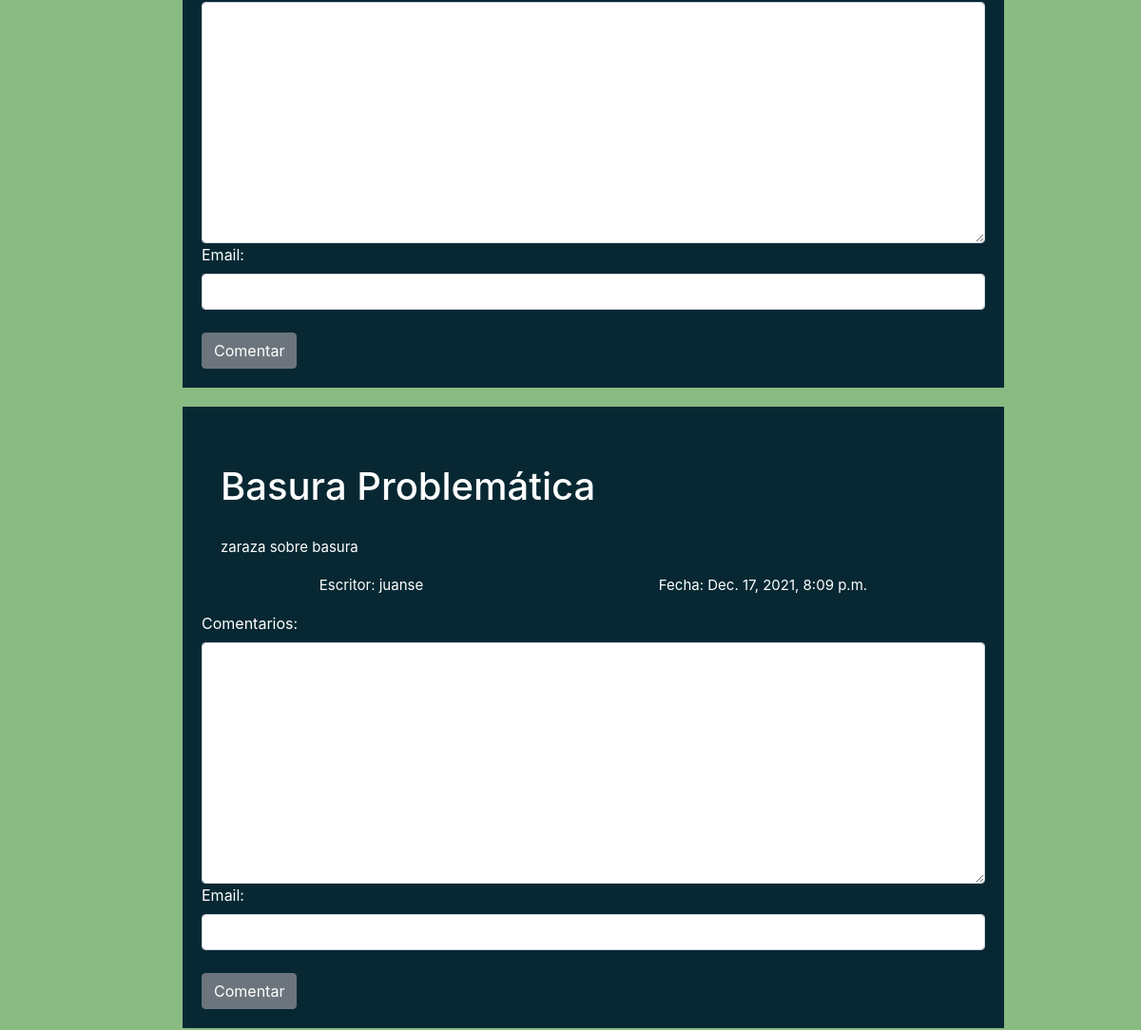
The app's page / (middle part), older data.
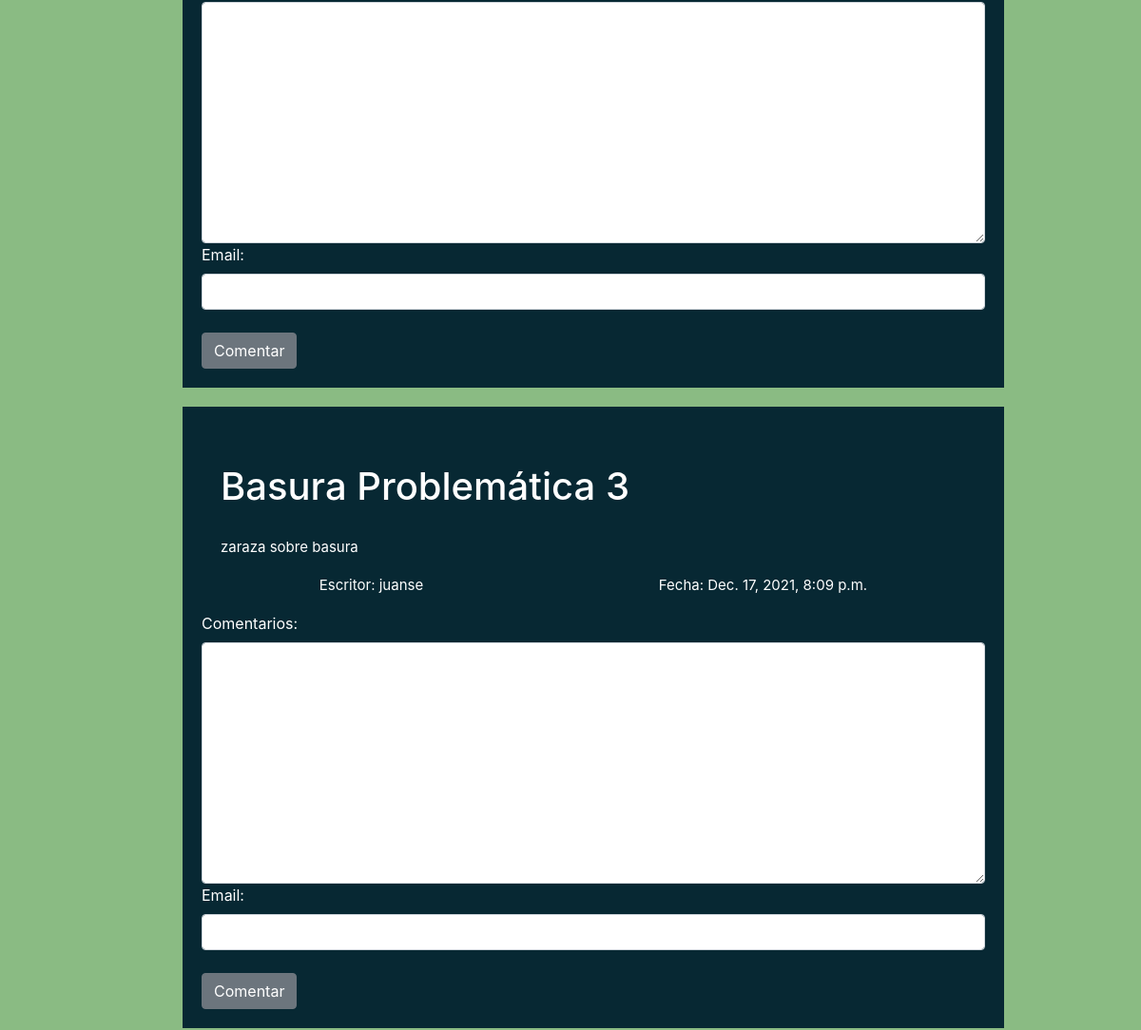
The same page, newer data.
### post/models.py (models this page shows, shortened)
class Post(models.Model):
    title = models.CharField(max_length=500)
    content = models.CharField(max_length=1500)
    created = models.DateTimeField(default=timezone.now)
    active = models.BooleanField(default=True)
    category_id = models.ForeignKey(Category, on_delete=models.CASCADE)
    user_id = models.ForeignKey(User, on_delete=models.CASCADE)

### post/views.py (the view)
# urls.py: path('', postViews.allPost, name='home'),
def allPost(request):
    result = Post.objects.all()
    context = {
        'data':result
    }
    if request.user.id is None:
        context['form'] = CommentForm()
    else:
        context['form'] = CommentForm(instance=request.user)
    return render(request, 'home.html', context)

### comments/forms.py
class CommentForm(forms.ModelForm):
    class Meta:
        model = Comments
        fields = ['comment', 'email','post_id']
        widgets ={
            'comment':widgets.Textarea(attrs={'class':'form-control', 'width':'40px'}),
            'email':widgets.EmailInput(attrs={'class':'form-control', 'requerid':True}),
            'post_id':widgets.HiddenInput()
        }
        labels = {
            'comment': _('Comentarios'),
        }

### templates/home.html (shortened to what this page needs)
{% extends 'base.html' %}
{% load static %}
{% block content %}
<div class="services_main">
    <div class="container">
        <div class="service_main">
            <div class="row d-flex justify-content-center">
                <div class="card-content">
                    {% for i in data %}
                    <div class="written_text ml-5">
                        <h1 class="written_text">{{i.title}}</h1>
                        <p>{{i.content}}</p>
                        <div class="seccion1-container">
                            <p>Escritor: {{i.user_id}}</p>
                            <p>Fecha: {{i.created}}</p>
                        </div>
                        <div class="d-flex flex-column">
                            <form action="{% url 'saveComment' %}" method="POST">{% csrf_token %}
                                {{form}}
                                <button type="submit" class="btn btn-secondary mt-4">Comentar</button>
                            </form>
                        </div>
                    </div>
                    {% endfor %}
                </div>
            </div>
        </div>
    </div>
</div>
    {% endblock content %}

Row changes from the older to the newer data that the page shows:
changed Post "zaraza sobre basura": title "Basura Problemática" → "Basura Problemática 3"
